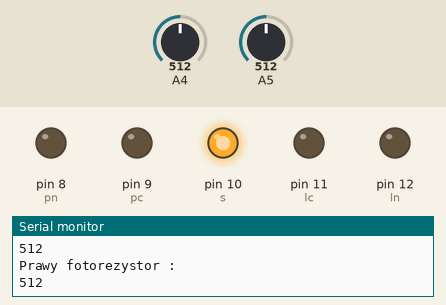
This sketch was run on a simulated Arduino Uno, built with avr-gcc and run on an emulated ATmega328P. Shown: output pins drawn as LEDs (lit = HIGH), the last lines printed to the serial monitor. The test bench sets the inputs (shaded band); at power-on: A4 = 512, A5 = 512.

Above: at 1.2 s.
1.3 s: A4 set to 820
4.3 s: A4 set to 842
At 5.6 s:
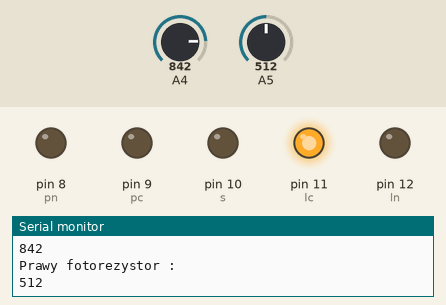
6.2 s: A5 set to 821
7.7 s: A5 set to 840
At 9.1 s:
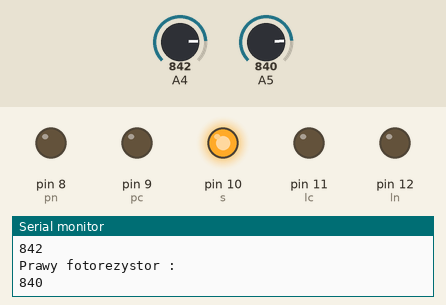
9.5 s: A4 set to 998
11.0 s: A4 set to 1010
At 12.7 s:
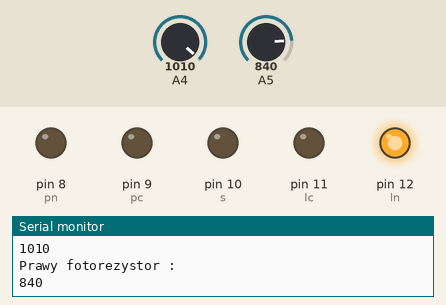
Timing chart, 0 to 13.7 s (numbered marks = the images above; inputs shaded):
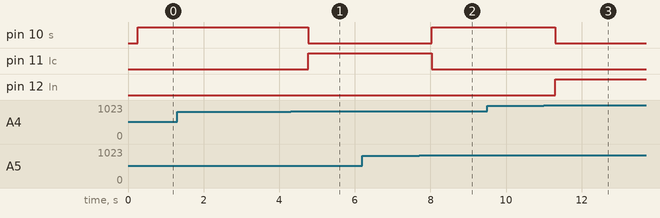

The sketch:

Dwafotorezystory.ino
```cpp
#define pn 8
#define pc 9
#define s 10
#define lc 11
#define ln 12

int lfoto = 0;
int lfotomap = 0;
int pfotomap = 0;
int pfoto = 0;
void setup() {
  // put your setup code here, to run once:
  pinMode(pn, OUTPUT);
  pinMode(pc, OUTPUT);
  pinMode(s, OUTPUT);
  pinMode(lc, OUTPUT);
  pinMode(ln, OUTPUT);
  Serial.begin(9600);
}

void loop() {
  // put your main code here, to run repeatedly:
  lfoto = analogRead(A4);
  pfoto = analogRead(A5);
  Serial.println("Lewy fotorezystor :");
  Serial.println(lfoto);
  Serial.println("Prawy fotorezystor :");
  Serial.println(pfoto);
  delay(250);
  lfotomap = map(lfoto,300,1010, 1, 5);
  pfotomap = map(pfoto,300,1010, 1, 5);
  if (lfotomap == 5) {
    digitalWrite(ln, HIGH);
    digitalWrite(lc, LOW);
    digitalWrite(s, LOW);
    digitalWrite(pc, LOW);
    digitalWrite(pn, LOW);
  } else if ( pfotomap == 5 ) {
    digitalWrite(ln, LOW);
    digitalWrite(lc, LOW);
    digitalWrite(s, LOW);
    digitalWrite(pc, LOW);
    digitalWrite(pn, HIGH);
  } else if (pfotomap == lfotomap ) {
    digitalWrite(ln, LOW);
    digitalWrite(lc, LOW);
    digitalWrite(s, HIGH);
    digitalWrite(pc, LOW);
    digitalWrite(pn, LOW);
  } else if ( pfotomap > 3 && lfotomap < 3 ) {
    digitalWrite(ln, LOW);
    digitalWrite(lc, LOW);
    digitalWrite(s, LOW);
    digitalWrite(pc, HIGH);
    digitalWrite(pn, LOW);
  } else if ( pfotomap < 3 && lfotomap > 3 ) {
    digitalWrite(ln, LOW);
    digitalWrite(lc, HIGH);
    digitalWrite(s, LOW);
    digitalWrite(pc, LOW);
    digitalWrite(pn, LOW);
  }
}
```

Measured:
- the behaviour switches between 832 and 833 on A4 (found by bisection; images 0 and 1)
- the behaviour switches between 832 and 833 on A5 (found by bisection; images 1 and 2)
- the behaviour switches between 1009 and 1010 on A4 (found by bisection; images 2 and 3)
- after the input at 4.3 s, pin 10 (s): HIGH → LOW after 0.47 s; pin 11 (lc): LOW → HIGH after 0.47 s
- after the input at 7.7 s, pin 10 (s): LOW → HIGH after 0.33 s; pin 11 (lc): HIGH → LOW after 0.33 s
- after the input at 11.0 s, pin 10 (s): HIGH → LOW after 0.30 s; pin 12 (ln): LOW → HIGH after 0.30 s
